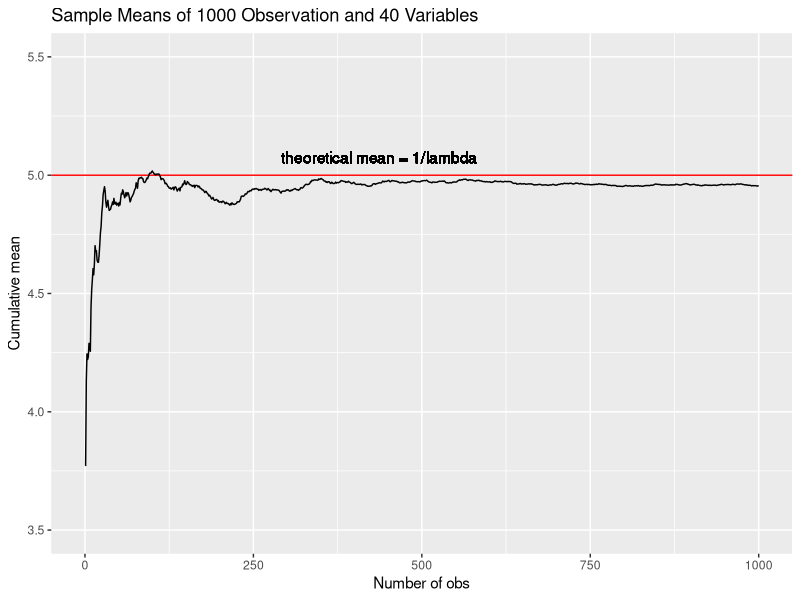
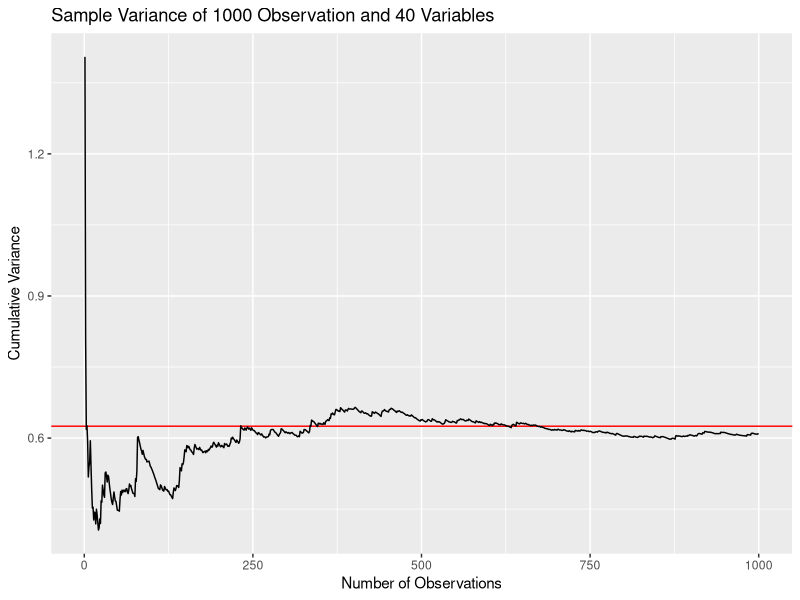
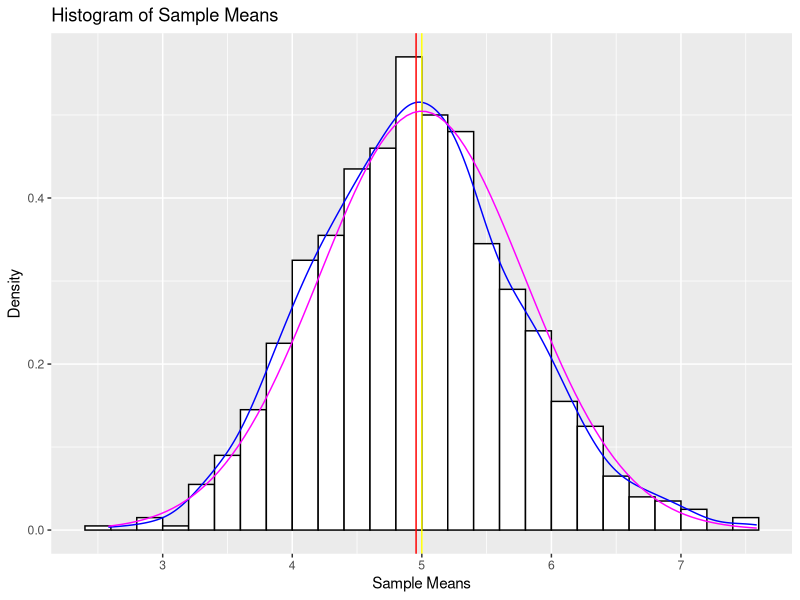
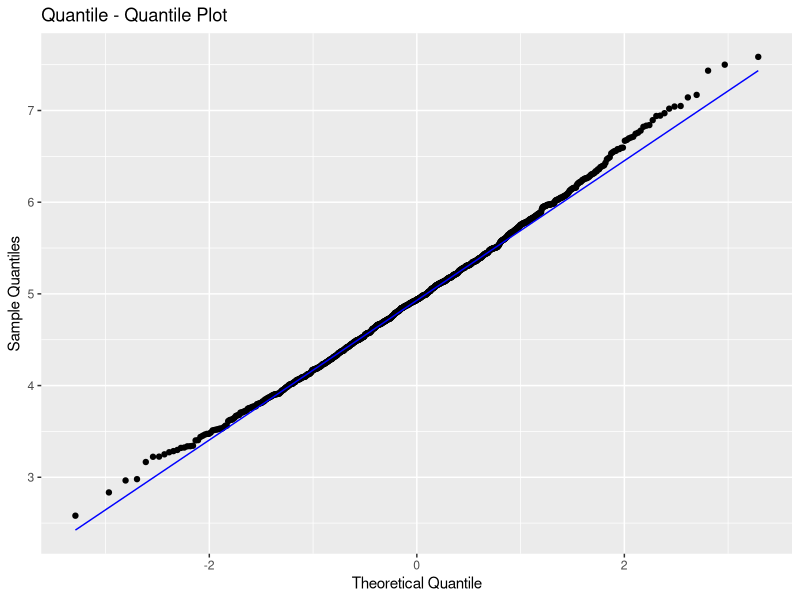

The R script that drew these images, in order:
## ---- chunk 1
knitr::opts_chunk$set(echo = TRUE)
## ---- chunk 2
library(tidyverse)
library(glue)
library(matrixStats)
downloadDate <- date()

glue("Simulation date is {downloadDate}")
sessionInfo()
## ---- chunk 3
set.seed(420) # random number generator set at 420
lambda <- .2 
sampCol <- 40 # number of variables
sampRow <- 1000  # number of observations

expoDis <- matrix(rexp(n=sampRow*sampCol, rate = lambda), sampRow, sampCol)

expoDF <- as.data.frame(expoDis)
# Converted it to a tibble to make it easier to visualize

e_df <- expoDF %>% mutate("MEAN" = rowMeans(expoDis), "SD" = rowSds(expoDis), "SumCumu" = cumsum(MEAN)/(1:sampRow)) %>% select(MEAN, SD, SumCumu)
head(e_df)
## ---- chunk 4
e_mean <- mean(e_df$MEAN)
t_mean <- 1/lambda
res_df <- tibble(Result = c("Sample means", "Theoretical mean"),"Mean"=c(e_mean, t_mean))
res_df
## ---- chunk 5
ggplot(data = e_df, aes(x = 1:sampRow, y = SumCumu)) + 
        geom_hline(yintercept = t_mean, col = "red") +
        geom_line(size = .5) + 
        labs(x = "Number of obs", 
             y = "Cumulative mean", 
             title = "Sample Means of 1000 Observation and 40 Variables") +
        geom_text(aes(0,t_mean,
             label = "theoretical mean = 1/lambda", 
             hjust = -1, 
             vjust =-1)) + 
        ylim(c(3.5,5.5))

## ---- chunk 6
e_df <- e_df %>% mutate(VarCumu = cumsum((MEAN - e_mean)^2)/seq_along(MEAN-1))
e_var <- var(e_df$MEAN)
t_var <- (1/(lambda*sqrt(sampCol)))^2
res_var_df <- tibble(Result = c("Sample variance", "Theoretical variance"),"Variance"=c(e_var, t_var))
res_var_df
## ---- chunk 7
ggplot(data=e_df, aes(x = 1:sampRow, y = VarCumu))+ geom_hline(yintercept = t_var, col="red") +
geom_line(size = .5) + labs(x = "Number of Observations", y = "Cumulative Variance", title = "Sample Variance of 1000 Observation and 40 Variables")
## ---- chunk 8
binhist <- hist(e_df$MEAN, plot=FALSE, breaks = "FD")
g2 <- ggplot(data = e_df, aes(x=MEAN)) 

g2 <- g2 + geom_histogram(aes(y=..density..),
        fill="white", 
        col="black",
        breaks =binhist$breaks) + 
      geom_density(
        aes(MEAN), 
        color = "blue") + 
      geom_vline(
        xintercept = c(e_mean, t_mean), 
        color = c("red", "yellow")) + 
      labs(
        x= "Sample Means", 
        y= "Density", 
        title = "Histogram of Sample Means")

g2 +stat_function(fun = dnorm, colour = "magenta", args = list(mean = t_mean, sd = sqrt(t_var)))
## ---- chunk 9
e_df %>% ggplot(aes(sample=MEAN))+stat_qq()+stat_qq_line(color="blue")+labs(x="Theoretical Quantile", y="Sample Quantiles", title = "Quantile - Quantile Plot")
